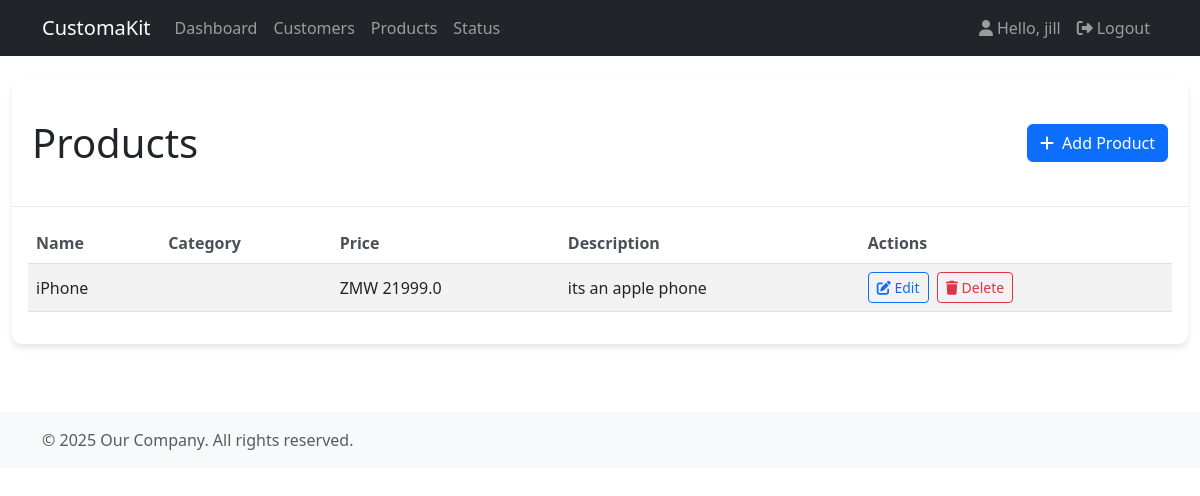
The app's page /products/ (signed in), older data.
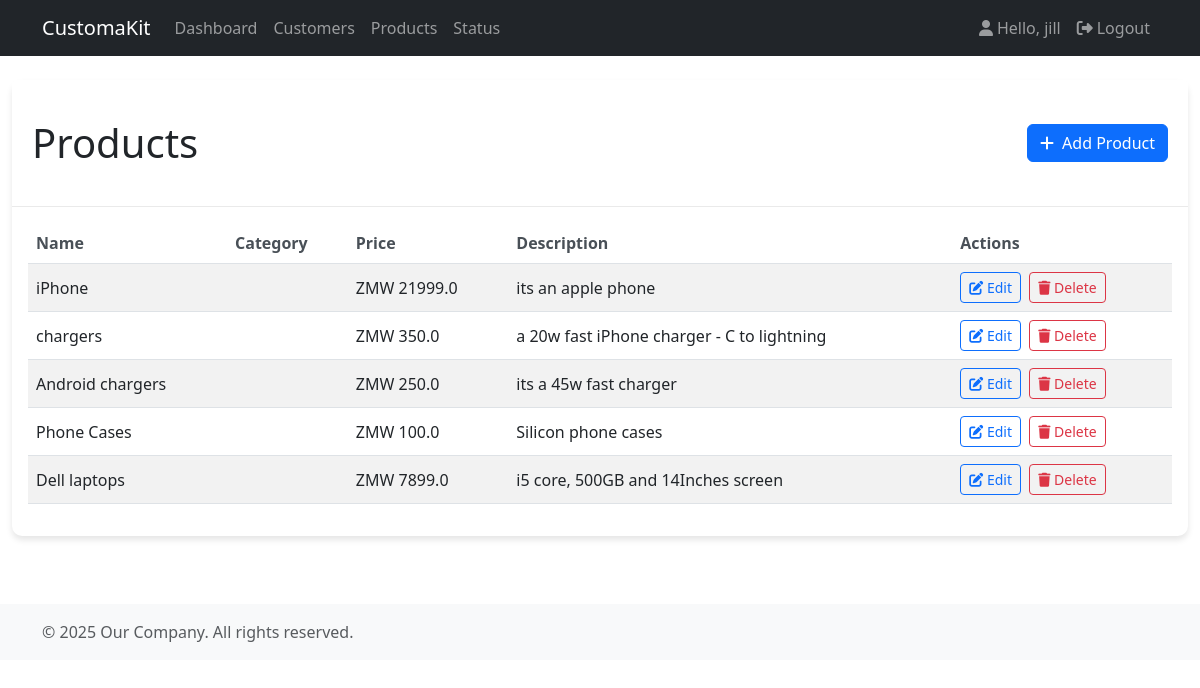
The same page, newer data.
### product/models.py (models this page shows, shortened)
class Product(models.Model):
  name = models.CharField(max_length=70, null=True)
  price = models.FloatField(null=True)
  description = models.CharField(max_length=100, null=True)
  created_at = models.DateTimeField(auto_now_add=True)
  tags = models.ManyToManyField(Tag)

### accounts/decorators.py (the view)
    def wrapper_func(request, *args, **kwargs):
      group = ''
      if request.user.groups.exists():
        group = request.user.groups.all()[0].name
      if group in allowed_roles:
        return view_func(request, *args, **kwargs)
      else:
        return HttpResponse('You are not authorized to access this page')

### product/views.py (called while the page is built)
@login_required(login_url='login')
@allowed_user(allowed_roles=['admin'])
def products(request):
  list = Product.objects.all()
  return render(request, 'product/products.html', {'product': list})

### product/templates/product/products.html (shortened to what this page needs)
{% extends 'accounts/main.html' %}
{% block content %}
<div class="card">
    <div class="card-header">
        <div class="d-flex justify-content-between align-items-center">
            <h1 class="mt-4 mb-4">Products</h1>
            <a class="btn btn-primary" href="{% url 'create_product' %}">
                <i class="fas fa-plus me-1"></i> Add Product
            </a>
        </div>
    </div>
    <div class="card-body">
        <div class="table-responsive">
            <table class="table table-striped table-hover">
                <thead>
                    <tr>
                        <th>Name</th>
                        <th>Category</th>
                        <th>Price</th>
                        <th>Description</th>
                        <th>Actions</th>
                    </tr>
                </thead>
                <tbody>
                    {% for item in product %}
                    <tr>
                        <td>{{ item.name }}</td>
                        <td>{{ item.category }}</td>
                        <td>ZMW {{ item.price }}</td>
                        <td>{{ item.description }}</td>
                        <td>
                            <a class="btn btn-sm btn-outline-primary me-1">
                                <i class="fas fa-edit"></i> Edit
                            </a>
                            <a class="btn btn-sm btn-outline-danger" href="{% url 'delete' item.id %}">
                                <i class="fas fa-trash"></i> Delete
                            </a>
                        </td>
                    </tr>
                    {% endfor %}
                </tbody>
            </table>
        </div>
    </div>
</div>
{% endblock %}

### accounts/templates/accounts/main.html (shortened to what this page needs)
<!DOCTYPE html>
<html lang="en">
    <head>
        <link href="https://cdn.jsdelivr.net/npm/bootstrap@5.3.0/dist/css/bootstrap.min.css" rel="stylesheet">
        <link rel="stylesheet" href="https://cdnjs.cloudflare.com/ajax/libs/font-awesome/6.4.0/css/all.min.css">
        {% load static %}
        <link rel="stylesheet" href="{% static 'accounts/css/customer.css' %}">
    </head>
    <body>
        {% include 'accounts/navbar.html' %}
        <div class="container-fluid">
            <div class="row">
                <div class="col-12">
                    {% block content %}{% endblock %}
                </div>
            </div>
        </div>
        <footer class="footer mt-5 py-3 bg-light">
            <div class="container">
                <span class="text-muted">© {% now "Y" %} Our Company. All rights reserved.</span>
            </div>
        </footer>
    </body>
</html>

### accounts/templates/accounts/navbar.html (shortened to what this page needs)
<nav class="navbar navbar-expand-lg navbar-dark bg-dark mb-4 sticky-top">
    <div class="container">
        <a class="navbar-brand">CustomaKit</a>
        <div class="collapse navbar-collapse" id="navbarNav">
            {% if request.user.is_staff %}
                <ul class="navbar-nav me-auto">
                    <li class="nav-item">
                        <a class="nav-link" href="{% url 'dashboard' %}">Dashboard</a>
                    </li>
                    <li class="nav-item">
                        <a class="nav-link" href="{% url 'customers_list' %}">Customers</a>
                    </li>
                    <li class="nav-item">
                        <a class="nav-link" href="{% url 'product_list' %}">Products</a>
                    </li>
                    <li class="nav-item">
                        <a class="nav-link" href="{% url 'statuses' %}">Status</a>
                    </li>
                </ul>
            {% else %}
                <ul class="navbar-nav me-auto">
                    <li class="nav-item">
                        <a class="nav-link" href="{% url 'settings' %}">Settings</a>
                    </li>
                </ul>
            {% endif %}
            <ul class="navbar-nav ms-auto">
                <li class="nav-item">
                    <a class="nav-link" href="#"><i class="fas fa-user me-1"></i>Hello, {{ request.user }}</a>
                </li>
                <li class="nav-item">
                    <a class="nav-link" href="{% url 'logout' %}"><i class="fas fa-sign-out-alt me-1"></i>Logout</a>
                </li>
            </ul>
        </div>
    </div>
</nav>

### customer/static/customer/css/customer.css (style rules this page uses)
.card { border: none; border-radius: 10px; box-shadow: 0 4px 6px rgba(0, 0, 0, 0.1); margin-bottom: 20px; }
.card-header { background-color: #ffffff; border-bottom: 1px solid #eaeaea; padding: 15px 20px; }
.table th { font-weight: 600; color: #495057; border-top: none; }
.table td { vertical-align: middle; }
a { text-decoration: none; }

Row changes from the older to the newer data that the page shows:
added Product: name "chargers", price "350.0", description "a 20w fast iPhone charger - C to lightning"
added Product: name "Android chargers", price "250.0", description "its a 45w fast charger"
added Product: name "Phone Cases", price "100.0", description "Silicon phone cases"
added Product: name "Dell laptops", price "7899.0", description "i5 core, 500GB and 14Inches screen"
